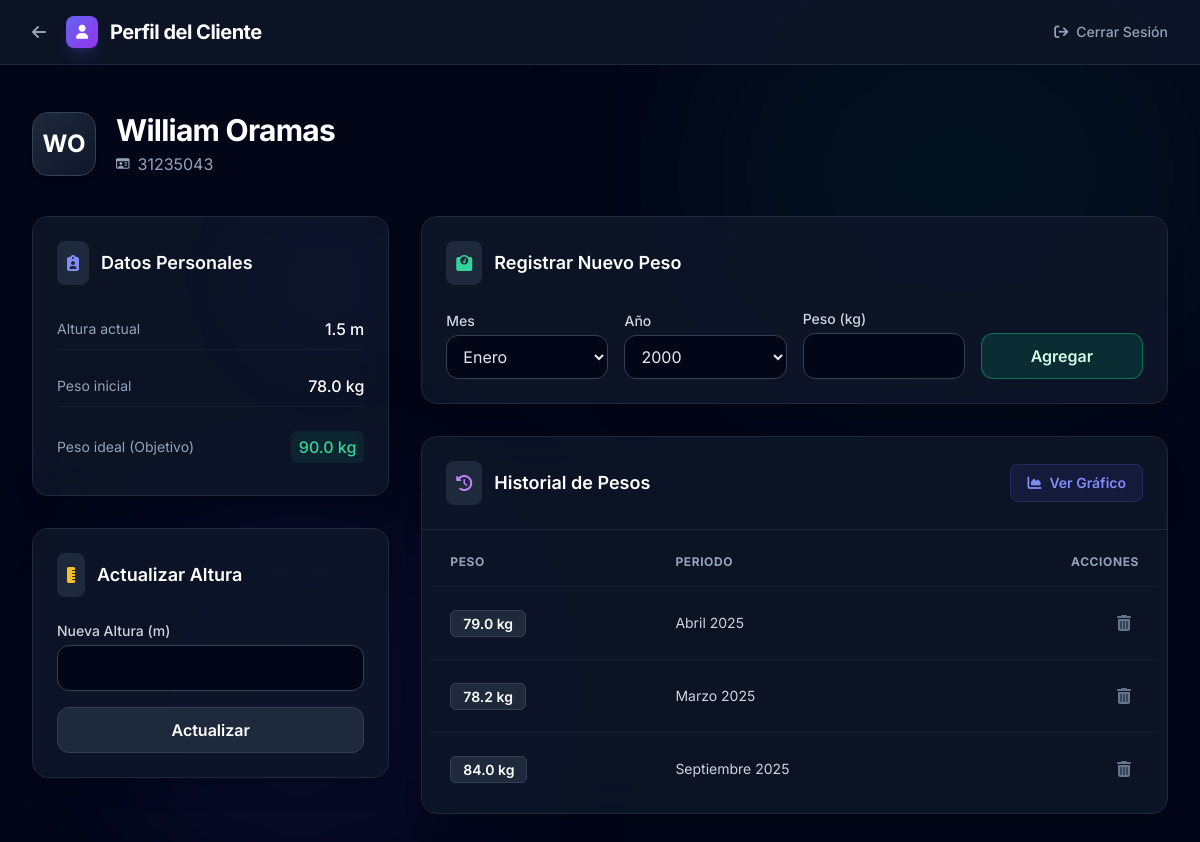
The app's page /dashboard_usuario/31235043 with its own data.
### tables this page shows
CREATE TABLE Usuarios (
    id INTEGER PRIMARY KEY AUTOINCREMENT,
    dni TEXT UNIQUE NOT NULL,
    nombre TEXT NOT NULL,
    apellido TEXT NOT NULL,
    altura FLOAT NOT NULL,
    peso_inicial FLOAT NOT NULL,
    peso_ideal FLOAT,
    entrenador_id INTEGER,
    FOREIGN KEY (entrenador_id) REFERENCES Entrenador (id)
);

CREATE TABLE Pesos (
    id INTEGER PRIMARY KEY AUTOINCREMENT,
    usuario_id INTEGER NOT NULL,
    mes TEXT NOT NULL,
    anio TEXT NOT NULL,
    peso REAL NOT NULL,
    FOREIGN KEY (usuario_id) REFERENCES Usuarios(id)
);

### index.py (the view)
@app.route('/dashboard_usuario/<dni>')
def dashboard_usuario(dni):
    usuario = obtener_usuario_por_dni(dni)
    if not usuario:
        flash('Usuario no encontrado', 'error')
        return redirect('/dashboard_entrenador')
    altura_form = EditarAlturaForm()
    peso_form = RegistrarPesoForm()
    historial = obtener_historial_pesos(usuario['id'])
    return render_template('dashboard_usuario.html',
                        usuario=usuario,
                        altura_form=altura_form,
                        peso_form=peso_form,
                        historial=historial)

### index.py
class EditarAlturaForm(FlaskForm):
    nueva_altura = FloatField('Nueva Altura (m)', validators=[
        DataRequired(),
        NumberRange(min=0.5, max=2.5, message="Altura debe estar entre 0.5 y 2.5 metros")
    ])
    submit = SubmitField('Actualizar Altura')

class RegistrarPesoForm(FlaskForm):
    mes = SelectField('Mes', choices=[
        ('Enero', 'Enero'), ('Febrero', 'Febrero'), ('Marzo', 'Marzo'),
        ('Abril', 'Abril'), ('Mayo', 'Mayo'), ('Junio', 'Junio'),
        ('Julio', 'Julio'), ('Agosto', 'Agosto'), ('Septiembre', 'Septiembre'),
        ('Octubre', 'Octubre'), ('Noviembre', 'Noviembre'), ('Diciembre', 'Diciembre')
    ], validators=[DataRequired()])
    anio = SelectField('Año', choices=[], validators=[DataRequired()])
    peso = FloatField('Peso (kg)', validators=[
        DataRequired(),
        NumberRange(min=20, max=300, message="Peso debe estar entre 20 y 300 kg")
    ])
    submit = SubmitField('Registrar Peso')
    def __init__(self, *args, **kwargs):
        super(RegistrarPesoForm, self).__init__(*args, **kwargs)
        año_actual = datetime.now().year
        self.anio.choices = [(str(año), str(año)) for año in range(2000, año_actual + 6)]

### database.py (called while the page is built)
def get_db():
    conn = sqlite3.connect(DATABASE, timeout=20.0)
    conn.row_factory = sqlite3.Row
    return conn

def obtener_usuario_por_dni(dni):
    conn = get_db()
    usuario = conn.execute('SELECT * FROM Usuarios WHERE dni = ?', (dni,)).fetchone()
    conn.close()
    return usuario

def obtener_historial_pesos(usuario_id):
    conn = get_db()
    historial = conn.execute(
        'SELECT id, mes, anio, peso FROM Pesos WHERE usuario_id = ? ORDER BY anio, mes',
        (usuario_id,)
    ).fetchall()
    conn.close()
    return historial  # Devuelve una lista de tuplas

### templates/dashboard_usuario.html (shortened to what this page needs)
<!DOCTYPE html>
<html lang="es">
<head>
    <script src="https://cdn.tailwindcss.com"></script>
    <link rel="stylesheet" href="https://cdnjs.cloudflare.com/ajax/libs/font-awesome/6.4.0/css/all.min.css">
</head>
<body class="bg-slate-950 text-slate-200 min-h-screen flex flex-col items-center">
    <nav class="w-full bg-slate-900/80 backdrop-blur-xl border-b border-slate-800 fixed top-0 z-50">
        <div class="max-w-7xl mx-auto px-4 sm:px-6 lg:px-8">
            <div class="flex items-center justify-between h-16">
                <div class="flex items-center gap-3">
                    <a href="/dashboard_entrenador"
                        class="p-2 -ml-2 text-slate-400 hover:text-white hover:bg-slate-800 rounded-lg transition-colors">
                        <i class="fa-solid fa-arrow-left"></i>
                    </a>
                    <div
                        class="w-8 h-8 rounded-lg bg-gradient-to-br from-indigo-500 to-purple-600 flex items-center justify-center shadow-lg shadow-indigo-500/20">
                        <i class="fa-solid fa-user text-white text-sm"></i>
                    </div>
                    <span class="font-bold text-xl text-white tracking-tight">Perfil del Cliente</span>
                </div>
                <div>
                    <a href="/logout"
                        class="text-sm font-medium text-slate-400 hover:text-white transition-colors flex items-center gap-2">
                        <i class="fa-solid fa-arrow-right-from-bracket"></i> Cerrar Sesión
                    </a>
                </div>
            </div>
        </div>
    </nav>
    <main class="w-full max-w-7xl mx-auto px-4 sm:px-6 lg:px-8 pt-28 pb-12 flex-1 relative">
        <div
            class="absolute top-0 right-0 w-[40%] h-[40%] rounded-full bg-teal-600/10 blur-[120px] -z-10 pointer-events-none">
        </div>
        <div class="mb-10 flex items-center gap-5">
            <div
                class="w-16 h-16 rounded-2xl bg-gradient-to-br from-slate-800 to-slate-900 border border-slate-700 flex items-center justify-center shadow-xl">
                <span class="text-2xl font-bold text-white">{{ usuario.nombre[0].upper() }}{{
                    usuario.apellido[0].upper() }}</span>
            </div>
            <div>
                <h1 class="text-3xl font-bold text-white tracking-tight">{{ usuario.nombre }} {{ usuario.apellido }}
                </h1>
                <p class="text-slate-400 mt-1 flex items-center gap-2">
                    <i class="fa-regular fa-id-card text-xs"></i> {{ usuario.dni }}
                </p>
            </div>
        </div>
        <div class="grid grid-cols-1 lg:grid-cols-3 gap-8">
            <div class="space-y-8">
                <div
                    class="bg-slate-900/80 backdrop-blur-xl border border-slate-800 rounded-2xl p-6 shadow-xl relative overflow-hidden group">
                    <div class="absolute top-0 right-0 w-32 h-32 bg-indigo-500/5 rounded-full blur-[50px]"></div>
                    <div class="flex items-center gap-3 mb-6">
                        <div class="p-2.5 bg-slate-800 rounded-lg text-indigo-400">
                            <i class="fa-solid fa-clipboard-user"></i>
                        </div>
                        <h2 class="text-lg font-semibold text-white">Datos Personales</h2>
                    </div>
                    <div class="space-y-4">
                        <div class="flex justify-between items-center py-2 border-b border-slate-800/50">
                            <span class="text-slate-400 text-sm">Altura actual</span>
                            <span class="text-white font-medium">{{ usuario.altura }} m</span>
                        </div>
                        <div class="flex justify-between items-center py-2 border-b border-slate-800/50">
                            <span class="text-slate-400 text-sm">Peso inicial</span>
                            <span class="text-white font-medium">{{ usuario.peso_inicial }} kg</span>
                        </div>
                        <div class="flex justify-between items-center py-2 border-slate-800/50">
                            <span class="text-slate-400 text-sm">Peso ideal (Objetivo)</span>
                            <span class="text-emerald-400 font-medium bg-emerald-500/10 px-2 py-1 rounded-md">{{
                                usuario.peso_ideal }} kg</span>
                        </div>
                    </div>
                </div>
                <div
                    class="bg-slate-900/80 backdrop-blur-xl border border-slate-800 rounded-2xl p-6 shadow-xl relative overflow-hidden hover:border-amber-500/30 transition-colors group">
                    <div class="flex items-center gap-3 mb-6">
                        <div class="p-2.5 bg-slate-800 rounded-lg text-amber-400">
                            <i class="fa-solid fa-ruler-vertical"></i>
                        </div>
                        <h2 class="text-lg font-semibold text-white">Actualizar Altura</h2>
                    </div>
                    <form method="POST" action="/actualizar_altura/{{ usuario.dni }}" class="space-y-4">
                        <div class="space-y-1">
                            <label class="block text-sm font-medium text-slate-300">Nueva Altura (m)</label>
                            {{ altura_form.nueva_altura(class="w-full px-4 py-2.5 bg-slate-950 border border-slate-700
                            rounded-xl focus:outline-none focus:ring-2 focus:ring-amber-500 focus:border-transparent
                            transition-all duration-200 text-slate-200 placeholder-slate-500", step="0.01") }}
                        </div>
                        {{ altura_form.submit(class="w-full py-2.5 px-4 font-semibold text-white bg-slate-800 border
                        border-slate-700 hover:bg-amber-500/20 hover:text-amber-400 hover:border-amber-500/50 rounded-xl
                        transition-all duration-200 cursor-pointer text-center", value="Actualizar") }}
                    </form>
                </div>
            </div>
            <div class="lg:col-span-2 space-y-8">
                <div
                    class="bg-slate-900/80 backdrop-blur-xl border border-slate-800 rounded-2xl p-6 shadow-xl relative overflow-hidden group hover:border-emerald-500/30 transition-colors">
                    <div class="flex items-center gap-3 mb-6">
                        <div class="p-2.5 bg-slate-800 rounded-lg text-emerald-400">
                            <i class="fa-solid fa-weight-scale"></i>
                        </div>
                        <h2 class="text-lg font-semibold text-white">Registrar Nuevo Peso</h2>
                    </div>
                    <form method="POST" action="{{ url_for('registrar_peso_route', dni=usuario.dni) }}"
                        class="grid grid-cols-1 md:grid-cols-4 gap-4 items-end">
                        <div class="space-y-1 md:col-span-1">
                            <label class="block text-sm font-medium text-slate-300">Mes</label>
                            {{ peso_form.mes(class="w-full px-3 py-2.5 bg-slate-950 border border-slate-700 rounded-xl
                            focus:outline-none focus:ring-2 focus:ring-emerald-500 focus:border-transparent
                            text-slate-200") }}
                        </div>
                        <div class="space-y-1 md:col-span-1">
                            <label class="block text-sm font-medium text-slate-300">Año</label>
                            {{ peso_form.anio(class="w-full px-3 py-2.5 bg-slate-950 border border-slate-700 rounded-xl
                            focus:outline-none focus:ring-2 focus:ring-emerald-500 focus:border-transparent
                            text-slate-200") }}
                        </div>
                        <div class="space-y-1 md:col-span-1">
                            <label class="block text-sm font-medium text-slate-300">Peso (kg)</label>
                            {{ peso_form.peso(class="w-full px-3 py-2.5 bg-slate-950 border border-slate-700 rounded-xl
                            focus:outline-none focus:ring-2 focus:ring-emerald-500 focus:border-transparent
                            text-slate-200", step="0.1") }}
                        </div>
                        <div class="md:col-span-1">
                            {{ peso_form.submit(class="w-full py-2.5 px-4 font-semibold text-emerald-100
                            bg-emerald-600/20 border border-emerald-500/50 hover:bg-emerald-500 hover:text-white
                            rounded-xl transition-all duration-200 cursor-pointer text-center", value="Agregar") }}
                        </div>
                    </form>
                </div>
                <div
                    class="bg-slate-900/80 backdrop-blur-xl border border-slate-800 rounded-2xl shadow-xl overflow-hidden flex flex-col">
                    <div class="p-6 border-b border-slate-800 flex items-center justify-between">
                        <div class="flex items-center gap-3">
                            <div class="p-2.5 bg-slate-800 rounded-lg text-purple-400">
                                <i class="fa-solid fa-clock-rotate-left"></i>
                            </div>
                            <h2 class="text-lg font-semibold text-white">Historial de Pesos</h2>
                        </div>
                        <a href="/grafica_usuario/{{ usuario.dni }}"
                            class="inline-flex items-center gap-2 px-4 py-2 bg-indigo-500/10 text-indigo-400 text-sm font-semibold rounded-lg hover:bg-indigo-500 hover:text-white transition-all cursor-pointer border border-indigo-500/20 hover:border-indigo-500">
                            <i class="fa-solid fa-chart-area"></i>
                            Ver Gráfico
                        </a>
                    </div>
                    <div class="overflow-x-auto p-2">
                        {% if historial %}
                        <table class="w-full text-left border-collapse">
                            <thead>
                                <tr
                                    class="text-xs font-medium text-slate-400 uppercase tracking-wider border-b border-slate-800/50">
                                    <th class="px-5 py-4">Peso</th>
                                    <th class="px-5 py-4">Periodo</th>
                                    <th class="px-5 py-4 text-right">Acciones</th>
                                </tr>
                            </thead>
                            <tbody class="divide-y divide-slate-800/50">
                                {% for registro in historial %}
                                <tr class="hover:bg-slate-800/30 transition-colors group">
                                    <td class="px-5 py-4 whitespace-nowrap">
                                        <span
                                            class="text-sm font-semibold text-white bg-slate-800 px-3 py-1 rounded-md border border-slate-700">{{
                                            registro.peso }} kg</span>
                                    </td>
                                    <td class="px-5 py-4 whitespace-nowrap text-sm text-slate-300">
                                        {{ registro.mes }} {{ registro.anio }}
                                    </td>
                                    <td class="px-5 py-4 whitespace-nowrap text-right">
                                        <form method="POST"
                                            action="{{ url_for('eliminar_peso', peso_id=registro.id) }}">
                                            <button type="submit"
                                                onclick="return confirm('¿Seguro que deseas eliminar este registro?');"
                                                class="text-slate-500 hover:text-rose-500 p-2 rounded-lg hover:bg-rose-500/10 transition-colors cursor-pointer"
                                                title="Eliminar registro">
                                                <i class="fa-solid fa-trash-can"></i>
                                            </button>
                                        </form>
                                    </td>
                                </tr>
                                {% endfor %}
                            </tbody>
                        </table>
                        {% else %}
                        <div class="flex flex-col items-center justify-center p-8 text-center">
                            <i class="fa-solid fa-clipboard-list text-3xl text-slate-600 mb-3"></i>
                            <p class="text-slate-400">Aún no hay registros de peso.</p>
                        </div>
                        {% endif %}
                    </div>
                </div>
            </div>
        </div>
    </main>
</body>
</html>

### templates/dashboard_usuario.html (style rules this page uses)
body { font-family: 'Inter', sans-serif; }

### records on screen
Usuarios: nombre "W", apellido "O", nombre "William", apellido "Oramas", dni "31235043", altura "1.5", peso_inicial "78.0", peso_ideal "90.0"
Pesos: peso "79.0", mes "Abril", anio "2025"
Pesos: peso "78.2", mes "Marzo", anio "2025"
Pesos: peso "84.0", mes "Septiembre", anio "2025"
